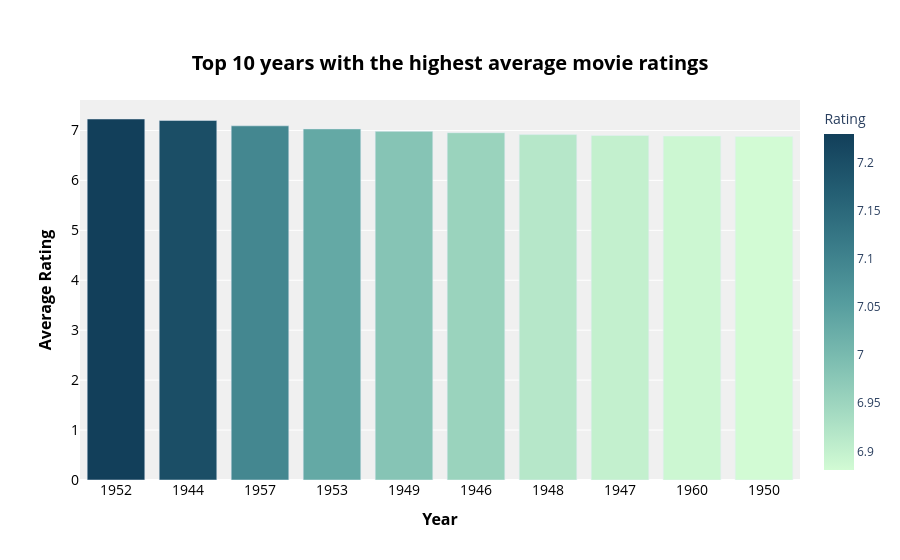

The notebook cell saved with this chart:
### Markdown cell above
**4.The 10 years with the highest average movie ratings**

### Code cell
year_avg_rating = dataset.groupby('Year')['Rating'].mean().reset_index()

top_5_years = year_avg_rating.nlargest(10, 'Rating')
fig = px.bar(top_5_years, x='Year', y='Rating', title='<b>Top 10 years with the highest average movie ratings</b>', color = "Rating", 
             color_continuous_scale = "darkmint")
fig.update_xaxes(type='category',tickfont_size=14, color ='black') 
fig.update_yaxes(tickfont_size=14, color ='black')
fig.update_layout(xaxis_title='<b>Year</b>', yaxis_title='<b>Average Rating</b>', plot_bgcolor = 'white', title_font=dict(size=20), 
                  xaxis=dict(title_font=dict(size=16)), yaxis=dict(title_font=dict(size=16),color='black'),
                title={'y':0.9, 'x':0.5, 'xanchor': 'center','yanchor': 'top'},title_font_color="black")

fig.update_layout(plot_bgcolor='#f0f0f0')  # light grey background
fig.show()

### Figure 1 — Plotly figure (JSON) as saved in the notebook; plotly's stock layout.template omitted (floating-point values rounded to 4 significant figures)
{"data": [{"alignmentgroup": "True", "hovertemplate": "Year=%{x}<br>Rating=%{marker.color}<extra></extra>", "legendgroup": "", "marker": {"color": [7.229, 7.2, 7.093, 7.031, 6.982, 6.955, 6.917, 6.9, 6.889, 6.881], "coloraxis": "coloraxis", "pattern": {"shape": ""}}, "name": "", "offsetgroup": "", "orientation": "v", "showlegend": false, "textposition": "auto", "type": "bar", "x": [1952, 1944, 1957, 1953, 1949, 1946, 1948, 1947, 1960, 1950], "xaxis": "x", "y": [7.229, 7.2, 7.093, 7.031, 6.982, 6.955, 6.917, 6.9, 6.889, 6.881], "yaxis": "y"}], "layout": {"barmode": "relative", "coloraxis": {"colorbar": {"title": {"text": "Rating"}}, "colorscale": [[0, "rgb(210, 251, 212)"], [0.1667, "rgb(165, 219, 194)"], [0.3333, "rgb(123, 188, 176)"], [0.5, "rgb(85, 156, 158)"], [0.6667, "rgb(58, 124, 137)"], [0.8333, "rgb(35, 93, 114)"], [1, "rgb(18, 63, 90)"]]}, "legend": {"tracegroupgap": 0}, "plot_bgcolor": "#f0f0f0", "title": {"font": {"color": "black", "size": 20}, "text": "<b>Top 10 years with the highest average movie ratings</b>", "x": 0.5, "xanchor": "center", "y": 0.9, "yanchor": "top"}, "xaxis": {"anchor": "y", "color": "black", "domain": [0, 1], "tickfont": {"size": 14}, "title": {"font": {"size": 16}, "text": "<b>Year</b>"}, "type": "category"}, "yaxis": {"anchor": "x", "color": "black", "domain": [0, 1], "tickfont": {"size": 14}, "title": {"font": {"size": 16}, "text": "<b>Average Rating</b>"}}}}
